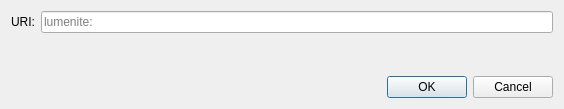
<?xml version="1.0" encoding="UTF-8"?>
<ui version="4.0">
 <class>OpenURIDialog</class>
 <widget class="QDialog" name="OpenURIDialog">
  <property name="geometry">
   <rect>
    <x>0</x>
    <y>0</y>
    <width>564</width>
    <height>109</height>
   </rect>
  </property>
  <property name="windowTitle">
   <string>Open Lumenite URI</string>
  </property>
  <layout class="QVBoxLayout" name="verticalLayout">
   <item>
    <layout class="QHBoxLayout" name="horizontalLayout">
     <item>
      <widget class="QLabel" name="label">
       <property name="text">
        <string>URI:</string>
       </property>
      </widget>
     </item>
     <item>
      <widget class="QValidatedLineEdit" name="uriEdit">
       <property name="placeholderText">
        <string notr="true">lumenite:</string>
       </property>
      </widget>
     </item>
    </layout>
   </item>
   <item>
    <spacer name="verticalSpacer">
     <property name="orientation">
      <enum>Qt::Vertical</enum>
     </property>
     <property name="sizeHint" stdset="0">
      <size>
       <width>20</width>
       <height>40</height>
      </size>
     </property>
    </spacer>
   </item>
   <item>
    <widget class="QDialogButtonBox" name="buttonBox">
     <property name="orientation">
      <enum>Qt::Horizontal</enum>
     </property>
     <property name="standardButtons">
      <set>QDialogButtonBox::Cancel|QDialogButtonBox::Ok</set>
     </property>
    </widget>
   </item>
  </layout>
 </widget>
 <customwidgets>
  <customwidget>
   <class>QValidatedLineEdit</class>
   <extends>QLineEdit</extends>
   <header>qt/qvalidatedlineedit.h</header>
  </customwidget>
 </customwidgets>
 <resources/>
 <connections>
  <connection>
   <sender>buttonBox</sender>
   <signal>accepted()</signal>
   <receiver>OpenURIDialog</receiver>
   <slot>accept()</slot>
   <hints>
    <hint type="sourcelabel">
     <x>248</x>
     <y>254</y>
    </hint>
    <hint type="destinationlabel">
     <x>157</x>
     <y>274</y>
    </hint>
   </hints>
  </connection>
  <connection>
   <sender>buttonBox</sender>
   <signal>rejected()</signal>
   <receiver>OpenURIDialog</receiver>
   <slot>reject()</slot>
   <hints>
    <hint type="sourcelabel">
     <x>316</x>
     <y>260</y>
    </hint>
    <hint type="destinationlabel">
     <x>286</x>
     <y>274</y>
    </hint>
   </hints>
  </connection>
 </connections>
</ui>
